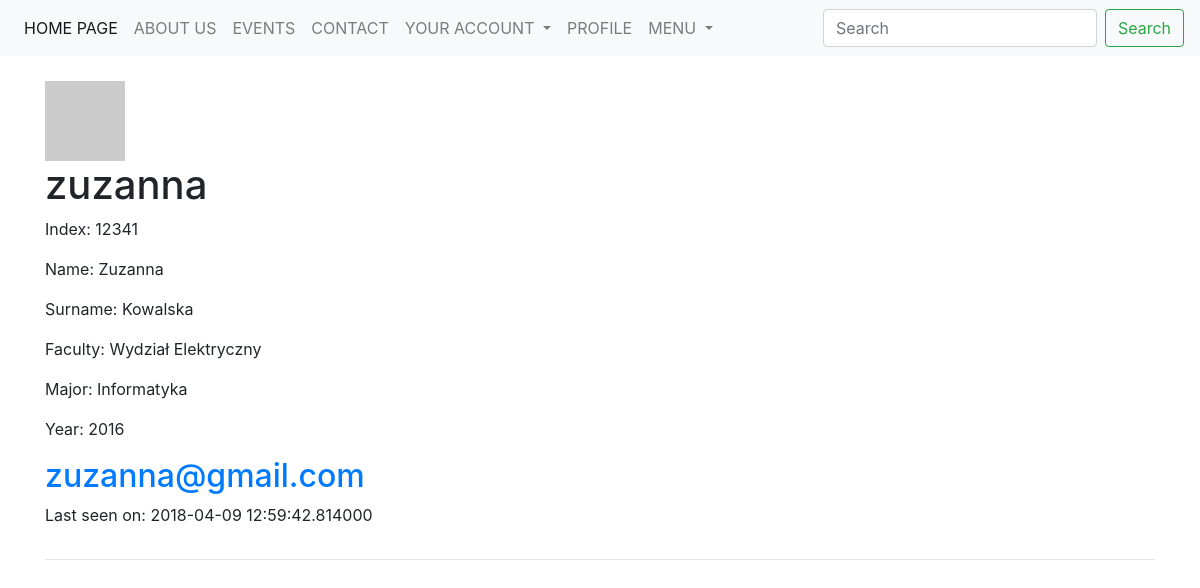
The app's page /students/1 (signed in) with its own data.
### models.py (models this page shows, shortened)
class User(db.Model, UserMixin):
    __tablename__ = 'user'
    __searchable__ = ['username']
    id = Column(Integer, autoincrement=True, primary_key=True)
    username = Column(String(25), default='', unique=True)
    active = Column(Boolean, default=True)
    email = Column(String(200), unique=True)
    password = Column(String(200), default='')
    admin = Column(Boolean, default=False)
    confirmed = Column(db.Boolean, nullable=False, default=False)
    confirmed_on = Column(db.DateTime, nullable=True)
    registered_on = Column(db.DateTime, nullable=False)
    about_me = Column(String(140))
    last_seen = Column(DateTime, default=datetime.utcnow)
    student_id = db.Column(db.Integer, db.ForeignKey('student.id'), unique=True)
    def get_id(self):
        return self.id
    def avatar(self, size):
        digest = md5(self.email.lower().encode('utf-8')).hexdigest()
        return 'https://www.gravatar.com/avatar/{}?d=identicon&s={}'.\
            format(digest, size)

class Student(db.Model):
    __tablename__ = 'student'
    __searchable__ = ['index']
    id = Column(Integer, autoincrement=True, primary_key=True)
    index = Column(Integer, unique=True)
    name = Column(String(25), default='')
    surname = Column(String(25), default='')
    faculty_id = db.Column(db.Integer, db.ForeignKey('faculty.id'), nullable=False)
    major_id = db.Column(db.Integer, db.ForeignKey('major.id'), nullable=False)
    year_id = db.Column(db.Integer, db.ForeignKey('year.id'), nullable=False)
    group_id = db.Column(db.Integer, db.ForeignKey('group.id'), nullable=False)
    user = db.relationship('User', backref='student')

class Faculty(db.Model):
    __tablename__ = 'faculty'
    __searchable__ = ['name']
    id = Column(Integer, autoincrement=True, primary_key=True, )
    name = Column(String(100), default='')
    major = db.relationship('Major', backref='faculty')
    year = db.relationship('Year', backref='faculty')
    group = db.relationship('Group', backref='faculty')
    student = db.relationship('Student', backref='faculty')

class Major(db.Model):
    __tablename__ = 'major'
    __searchable__ = ['name']
    id = Column(Integer, autoincrement=True, primary_key=True)
    name = Column(String(50), default='')
    year = db.relationship('Year', backref='major')
    group = db.relationship('Group', backref='major')
    student = db.relationship('Student', backref='major')
    faculty_id = db.Column(db.Integer, db.ForeignKey('faculty.id'), nullable=False)

class Year(db.Model):
    __tablename__ = 'year'
    __searchable__ = ['nr']
    id = Column(Integer, autoincrement=True, primary_key=True)
    nr = Column(String(4), default='')
    group = db.relationship('Group', backref='year')
    student = db.relationship('Student', backref='year')
    faculty_id = db.Column(db.Integer, db.ForeignKey('faculty.id'), nullable=False)
    major_id = db.Column(db.Integer, db.ForeignKey('major.id'), nullable=False)
    secretary_id = db.Column(db.Integer, db.ForeignKey('secretary.id'), nullable=False)

### students.py (the view)
@app.route('/students/<int:id>', methods=['GET'])
@login_required
def student(id):
    student = Student.query.filter(Student.id == id).first()
    user = User.query.filter(User.id == student.id + 1).first()
    return render_template('faculty/students/profile.html', user=user, student=student, current_user=current_user)

### user.py (called while the page is built)
@lm.user_loader
def load_user(user_id):
    return User.query.filter(User.id == user_id).first()

@app.before_request
def before_request():
    if current_user.is_authenticated:
        current_user.last_seen = datetime.utcnow()
        db.session.commit()

### templates/faculty/students/profile.html (shortened to what this page needs)
{% extends "_base.html" %}
{% block content %}
    <table>
        <tr valign="top">
            <br>
            <img src="{{ user.avatar(128) }}">
            <h1>{{ user.username }}</h1>
            <p> Index: {{ student.index }}</p>
            <p> Name: {{ student.name }}</p>
            <p> Surname: {{ student.surname }}</p>
            <p> Faculty: {{ student.faculty.name }}</p>
            <p> Major: {{ student.major.name }}</p>
            <p> Year: {{ student.year.nr }}</p>
            <h2><a class="u-email" href="mailto:{{ user.email }}">{{ user.email }}</a></h2>
                {% if user.last_seen %}<p>Last seen on: {{ user.last_seen }}</p>{% endif %}
        </tr>
    </table>
    <hr>
{% endblock %}

### records on screen
User: username "zuzanna", email "zuzanna@gmail.com", last_seen "2018-04-09 12:59:42.814000"
Student: index "12341", name "Zuzanna", surname "Kowalska"
Faculty: faculty.name "Wydział Elektryczny"
Major: major.name "Informatyka"
Year: year.nr "2016"
